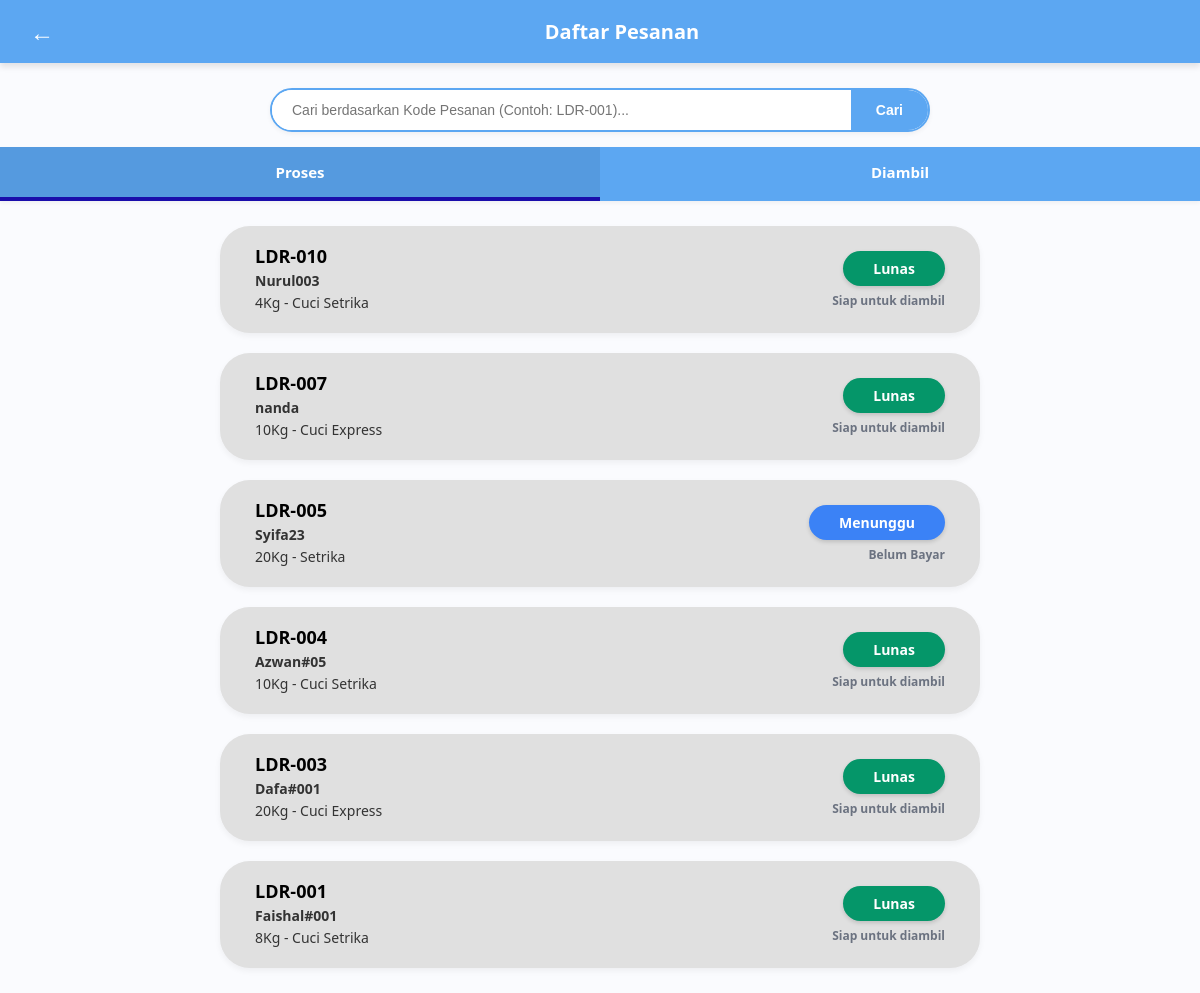
The page /index.php?page=manage_pembayaran (signed in) on the database its author committed.
### tables this page shows
CREATE TABLE `pesanan` (
  `id` int(11) NOT NULL,
  `kode_pesanan` varchar(20) NOT NULL,
  `nama_pelanggan` varchar(100) NOT NULL,
  `no_hp` varchar(20) NOT NULL,
  `layanan` varchar(50) NOT NULL,
  `berat` float NOT NULL,
  `total_harga` int(11) NOT NULL,
  `estimasi_selesai` varchar(30) NOT NULL,
  `status_pembayaran` varchar(20) DEFAULT 'Belum Bayar',
  `status_laundry` enum('Diterima','Dicuci','Dikeringkan','Disetrika','Packing','Bisa Diambil') DEFAULT 'Diterima',
  `tanggal_masuk` timestamp NOT NULL DEFAULT current_timestamp(),
  `dibayar_pada` datetime DEFAULT NULL
);

### app/models/PesananModel.php (called while the page is built, shortened)
<?php
class PesananModel
{
    private $db;
    public function __construct($db_koneksi)
    {
        $this->db = $db_koneksi;
    }
    public function ambilUntukManage($tab, $search = '')
    {
        $filterDiambil = ($tab === 'diambil')
            ? "status_pembayaran = 'Diambil'"
            : "(status_pembayaran IS NULL OR status_pembayaran != 'Diambil')";
        if (!empty($search)) {
            $query = "SELECT * FROM pesanan WHERE {$filterDiambil} AND kode_pesanan LIKE :search ORDER BY id DESC";
            $stmt = $this->db->prepare($query);
            $stmt->execute(['search' => "%" . $search . "%"]);
        } else {
            $query = "SELECT * FROM pesanan WHERE {$filterDiambil} ORDER BY id DESC";
            $stmt = $this->db->query($query);
        }
        return $stmt->fetchAll(PDO::FETCH_ASSOC);
    }
}

### app/views/manage_pembayaran_proses.php (the view, shortened to what this page needs)
<?php
$current_status = isset($_GET['status']) ? $_GET['status'] : 'proses';
?>
<!DOCTYPE html>
<html lang="id">
<head>
    <link rel="stylesheet" href="css/manage_pembayaran_proses.css">
</head>
<body>
    <div class="pesanan-header">
        <a href="index.php?page=home" class="back-btn">&#8592;</a>
        <h2>Daftar Pesanan</h2>
    </div>
    <div class="search-container">
        <form action="index.php" method="GET" class="search-box">
            <input type="text" name="search" placeholder="Cari berdasarkan Kode Pesanan (Contoh: LDR-001)..." value="<?= isset($_GET['search']) ? htmlspecialchars($_GET['search']) : ''; ?>" autocomplete="off">
            <button type="submit">Cari</button>
        </form>
    </div>
    <div class="status-tabs">
        <a href="index.php?page=manage_pembayaran&status=proses" class="tab-item <?= ($current_status == 'proses') ? 'active' : ''; ?>">Proses</a>
        <a href="index.php?page=manage_pembayaran&status=diambil" class="tab-item <?= ($current_status == 'diambil') ? 'active' : ''; ?>">Diambil</a>
    </div>
    <div class="pesanan-container">
        <?php
        if (!empty($all_pesanan)) {
            foreach ($all_pesanan as $row) {
                $status_pembayaran = strtolower($row['status_pembayaran']);
                if ($current_status == 'diambil') {
                    $badge_class = 'status-success';
                    $text_badge = 'Diambil';
                    $text_keterangan = 'Sudah Diambil';
                } else {
                    $badge_class = ($status_pembayaran == 'lunas') ? 'status-success' : 'status-process';
                    $text_badge = ($status_pembayaran == 'lunas') ? 'Lunas' : 'Menunggu';
                    $text_keterangan = ($status_pembayaran == 'lunas') ? 'Siap untuk diambil' : 'Belum Bayar';
                }
                ?>
                <div class="card-pesanan">
                    <div class="card-left">
                        <h3><?= htmlspecialchars($row['kode_pesanan']); ?></h3>
                        <p class="nama-pelanggan"><?= htmlspecialchars($row['nama_pelanggan']); ?></p>
                        <p><?= htmlspecialchars($row['berat']); ?>Kg - <?= htmlspecialchars($row['layanan']); ?></p>
                    </div>
                    <div class="card-right">
                        <a href="index.php?page=status_pembayaran&id=<?= $row['id']; ?>" class="badge-status <?= $badge_class; ?>">
                            <?= $text_badge; ?>
                        </a>
                        <p class="keterangan-laundry">
                            <?= $text_keterangan; ?>
                        </p>
                    </div>
                </div>
            <?php
            }
        } else {
            echo "<p class='empty-state'>Belum ada data pesanan.</p>";
        }
        ?>
    </div>
</body>
</html>

### public/index.php (shortened to what this page needs)
<?php
require_once '../app/config/koneksi.php';
require_once '../app/controllers/PesananController.php';
$auth = new AuthController($koneksi);
$pesanan = new PesananController($koneksi);
$page = isset($_GET['page']) ? $_GET['page'] : 'login';
if ($page == 'login') {
    $auth->login();
} elseif ($page == 'home') {
    if (!isset($_SESSION['admin'])) {
        header("Location: index.php");
        exit();
    }
    include '../app/views/home.php';
} elseif ($page == 'buat_pesanan') {
    if (!isset($_SESSION['admin'])) {
        header("Location: index.php");
        exit();
    }
    $pesanan->tambah();
} elseif ($page == 'pesanan') {
    if (!isset($_SESSION['admin'])) {
        header("Location: index.php");
        exit();
    }
    $pesanan->index();
} elseif ($page == 'logout') {
    $auth->logout();
} elseif ($page == 'update_proses') {
    if (!isset($_SESSION['admin'])) { header("Location: index.php"); exit(); }
    $pesanan->updateProses();
} elseif ($page == 'simpan_update') {
    if (!isset($_SESSION['admin'])) { header("Location: index.php"); exit(); }
    $pesanan->simpanUpdate();
} elseif ($page == 'struk_pengambilan') {
    if (!isset($_SESSION['admin'])) {
        header("Location: index.php");
        exit();
    }
    $pesanan->strukPengambilan();
} elseif ($page == 'manage_pembayaran') {
    $pesanan->manage();
} elseif ($page == 'status_pembayaran') {
    if (!isset($_SESSION['admin'])) {
        header("Location: index.php");
        exit();
    }
    $pesanan->statusPembayaran();
} elseif ($page == 'toggle_bayar') {
    if (!isset($_SESSION['admin'])) {
        header("Location: index.php");
        exit();
    }
    $pesanan->toggleBayar();
} elseif ($page == 'tandai_diambil') {
    if (!isset($_SESSION['admin'])) {
        header("Location: index.php");
        exit();
    }
    $pesanan->tandaiDiambil();
}

### app/controllers/pesanancontroller.php (shortened to what this page needs)
<?php
require_once __DIR__ . '/../models/PesananModel.php';
class PesananController {
    private $pesananModel;
    public function __construct($db_koneksi) {
        $this->pesananModel = new PesananModel($db_koneksi);
    }
    public function manage() {
        $status = isset($_GET['status']) ? $_GET['status'] : 'proses';
        $search = isset($_GET['search']) ? trim($_GET['search']) : '';
        $all_pesanan = $this->pesananModel->ambilUntukManage($status, $search);
        if ($status == 'diambil') {
            include '../app/views/manage_pembayaran_diambil.php';
        } else {
            include '../app/views/manage_pembayaran_proses.php';
        }
    }
}

### public/css/manage_pembayaran_proses.css (style rules this page uses)
* { margin: 0; padding: 0; box-sizing: border-box; }
body { background-color: #fafbfe; font-family: 'Segoe UI', Tahoma, Geneva, Verdana, sans-serif; }
.pesanan-header { background-color: #5ca7f2; color: white; padding: 15px 30px; display: flex; align-items: center; gap: 20px; box-shadow: 0 4px 6px rgba(0,0,0,0.1); }
.pesanan-header h2 { margin: 0; font-size: 20px; flex: 1; text-align: center; }
.back-btn { color: white; text-decoration: none; font-size: 24px; font-weight: bold; }
.search-container { max-width: 700px; margin: 25px auto 15px auto; padding: 0 20px; }
.search-box { display: flex; background: white; border: 2px solid #5ca7f2; border-radius: 25px; overflow: hidden; box-shadow: 0 2px 5px rgba(0,0,0,0.05); }
.search-box input[type="text"] { flex: 1; border: none; padding: 12px 20px; font-size: 14px; outline: none; }
.search-box button { background-color: #5ca7f2; color: white; border: none; padding: 0 25px; font-size: 14px; font-weight: bold; cursor: pointer; transition: background 0.2s; }
.status-tabs { display: flex; justify-content: space-around; background-color: #5ca7f2; padding: 0; box-shadow: 0 2px 4px rgba(0,0,0,0.05); }
.tab-item { color: white; font-weight: bold; text-decoration: none; font-size: 15px; padding: 15px 30px; flex: 1; text-align: center; transition: all 0.2s; }
.tab-item.active { color: #ffffff; background-color: rgba(0, 0, 0, 0.08); border-bottom: 4px solid #1a0dab; }
.pesanan-container { max-width: 800px; margin: 25px auto; padding: 0 20px; }
.card-pesanan { background-color: #e0e0e0; border-radius: 30px; padding: 18px 35px; margin-bottom: 20px; display: flex; justify-content: space-between; align-items: center; box-shadow: 0 3px 6px rgba(0,0,0,0.05); transition: transform 0.2s ease, box-shadow 0.2s ease; cursor: pointer; }
.card-left h3 { margin: 0 0 3px 0; font-size: 18px; color: #000; font-weight: bold; }
.card-left p { margin: 3px 0; font-size: 14px; color: #333; }
.nama-pelanggan { font-weight: bold; }
.card-right { text-align: right; }
.badge-status { display: inline-block; padding: 8px 30px; border-radius: 20px; font-weight: bold; color: white; font-size: 14px; border: none; cursor: pointer; margin-bottom: 6px; box-shadow: 0 2px 4px rgba(0,0,0,0.15); transition: transform 0.1s, opacity 0.2s; text-decoration: none; }
.status-process { background-color: #3b82f6; }
.status-success { background-color: #059669; }
.keterangan-laundry { margin: 0; font-size: 12px; font-weight: bold; color: #6b7280; }

### rows shown on the page
pesanan: kode_pesanan "LDR-010", nama_pelanggan "Nurul003", berat "4", layanan "Cuci Setrika", status_pembayaran "Lunas", status_pembayaran "Siap untuk diambil"
pesanan: kode_pesanan "LDR-007", nama_pelanggan "nanda", berat "10", layanan "Cuci Express", status_pembayaran "Lunas", status_pembayaran "Siap untuk diambil"
pesanan: kode_pesanan "LDR-005", nama_pelanggan "Syifa23", berat "20", layanan "Setrika", status_pembayaran "Menunggu", status_pembayaran "Belum Bayar"
pesanan: kode_pesanan "LDR-004", nama_pelanggan "Azwan#05", berat "10", layanan "Cuci Setrika", status_pembayaran "Lunas", status_pembayaran "Siap untuk diambil"
pesanan: kode_pesanan "LDR-003", nama_pelanggan "Dafa#001", berat "20", layanan "Cuci Express", status_pembayaran "Lunas", status_pembayaran "Siap untuk diambil"
pesanan: kode_pesanan "LDR-001", nama_pelanggan "Faishal#001", berat "8", layanan "Cuci Setrika", status_pembayaran "Lunas", status_pembayaran "Siap untuk diambil"
